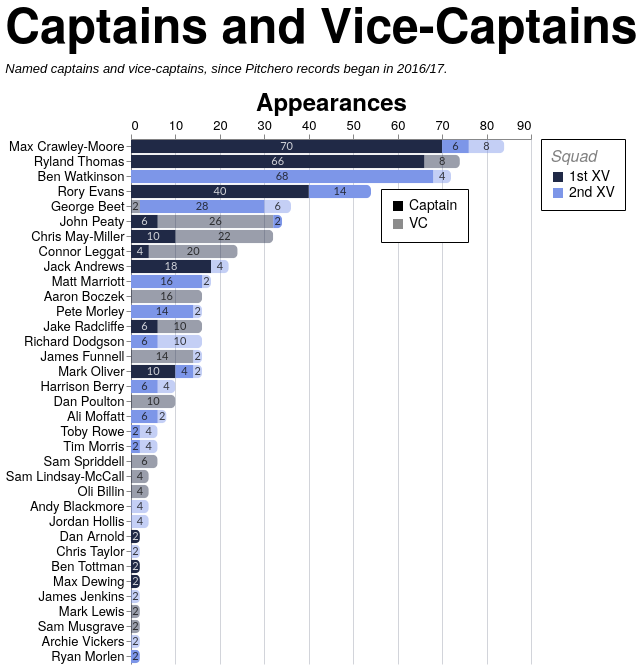

Express this chart as Vega-Lite.
### Vega-Lite specification from a JSON file in a GitHub repository (floating-point values rounded to 4 significant figures; data arrays with more than 128 entries replaced by an {"elided": "..."} marker saying what was removed)
{"config": {"axis": {"labelFont": "PT Sans Narrow, Helvetica Neue, Helvetica, Arial, sans-serif", "titleFont": "PT Sans Narrow, Helvetica Neue, Helvetica, Arial, sans-serif", "labelFontSize": 13, "titleFontSize": 24, "gridColor": "#202947", "gridOpacity": 0.2, "zindex": 1}, "text": {"font": "Lato, sans-serif"}, "bar": {"cornerRadiusEnd": 5}, "header": {"labelFont": "PT Sans Narrow, Helvetica Neue, Helvetica, Arial, sans-serif", "titleFont": "PT Sans Narrow, Helvetica Neue, Helvetica, Arial, sans-serif", "labelFontSize": 24, "titleFontSize": 28, "labelFontWeight": "bold", "orient": "left"}, "legend": {"labelFont": "PT Sans Narrow, Helvetica Neue, Helvetica, Arial, sans-serif", "titleFont": "PT Sans Narrow, Helvetica Neue, Helvetica, Arial, sans-serif", "labelFontSize": 14, "titleFontSize": 16, "titlePadding": 5, "fillColor": "white", "strokeColor": "black", "padding": 10, "titleFontWeight": "lighter", "titleFontStyle": "italic", "titleColor": "gray", "offset": 10}, "title": {"font": "PT Sans Narrow, Helvetica Neue, Helvetica, Arial, sans-serif", "fontSize": 48, "fontWeight": "bold", "anchor": "start", "align": "center", "titlePadding": 20, "subtitlePadding": 10, "subtitleFontSize": 13, "subtitleColor": "", "subtitleFontStyle": "italic", "offset": 15, "color": "black"}, "axisX": {"labelAngle": 0}, "facet": {"title": null, "header": null, "align": {"row": "each", "column": "each"}, "spacing": 10}, "resolve": {"scale": {"y": "independent", "facet": "independent"}}, "background": "transparent", "scale": {"offsetBandPaddingOuter": 0.2, "offsetBandPaddingInner": 0.1}, "view": {"stroke": null, "background": "transparent"}}, "layer": [{"mark": {"type": "bar"}, "encoding": {"color": {"field": "squad", "legend": {"labelExpr": "datum.value + ' XV'", "orient": "right", "title": "Squad"}, "scale": {"domain": ["1st", "2nd"], "range": ["#202946", "#7d96e8"]}, "sort": ["1st", "2nd"], "type": "nominal"}, "opacity": {"field": "role", "legend": {"legendX": 250, "legendY": 50, "orient": "none", "title": null}, "scale": {"domain": ["Captain", "VC"], "range": [1.0, 0.45]}, "sort": ["Captain", "VC"], "type": "nominal"}, "order": {"field": "stack_order", "sort": "ascending", "type": "quantitative"}, "tooltip": [{"field": "player", "title": "Player", "type": "nominal"}, {"field": "squad", "title": "Squad", "type": "nominal"}, {"field": "role", "title": "Role", "type": "nominal"}, {"field": "games_agg", "title": "Games", "type": "quantitative"}], "x": {"axis": {"orient": "top", "title": "Appearances"}, "field": "games_agg", "stack": "zero", "type": "quantitative"}, "y": {"field": "player", "sort": {"field": "player_total", "op": "max", "order": "descending"}, "title": null, "type": "nominal"}}, "transform": [{"aggregate": [{"op": "sum", "field": "games", "as": "games_agg"}, {"op": "max", "field": "player_total", "as": "player_total"}], "groupby": ["player", "squad", "role", "stack_order"]}]}, {"mark": {"type": "text", "align": "center", "baseline": "middle", "fontSize": 11, "opacity": 0.8}, "encoding": {"color": {"field": "label_color", "legend": null, "scale": null, "type": "nominal"}, "text": {"field": "games_agg", "format": ".0f", "type": "quantitative"}, "x": {"field": "x_mid", "type": "quantitative"}, "y": {"field": "player", "sort": {"field": "player_total", "op": "max", "order": "descending"}, "title": null, "type": "nominal"}}, "transform": [{"aggregate": [{"op": "sum", "field": "games", "as": "games_agg"}, {"op": "max", "field": "player_total", "as": "player_total"}], "groupby": ["player", "squad", "role", "stack_order"]}, {"groupby": ["player"], "stack": "games_agg", "sort": [{"field": "stack_order", "order": "ascending"}], "as": ["x0", "x1"]}, {"calculate": "(datum.x0 + datum.x1) / 2", "as": "x_mid"}, {"calculate": "datum.squad === '1st' && datum.role === 'Captain' ? '#ffffff' : '#111111'", "as": "label_color"}]}], "data": {"name": "data-920ad2ee1a39f856d748cff75b415a90"}, "height": {"step": 15}, "title": {"text": "Captains and Vice-Captains", "subtitle": "Named captains and vice-captains, since Pitchero records began in 2016/17."}, "transform": [{"joinaggregate": [{"op": "sum", "field": "games", "as": "player_total"}], "groupby": ["player"]}], "width": 400, "$schema": "https://vega.github.io/schema/vega-lite/v5.20.1.json", "datasets": {"data-920ad2ee1a39f856d748cff75b415a90": {"elided": "197 records"}}}
